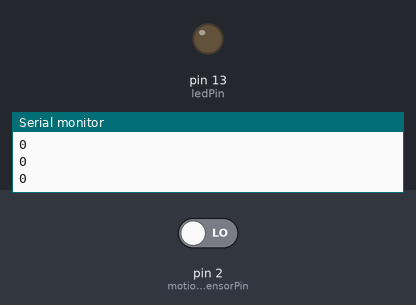
The sketch below on a simulated Arduino Uno, built with avr-gcc and run on an emulated ATmega328P. On the bench: output pins drawn as LEDs (lit = HIGH), the last lines printed to the serial monitor. The inputs (shaded band) are chosen by the test bench; at power-on: pin 2 (motionSensorPin) LOW.

Above: at 1.2 s.
1.3 s: pin 2 (motionSensorPin) driven HIGH
At 2.5 s:
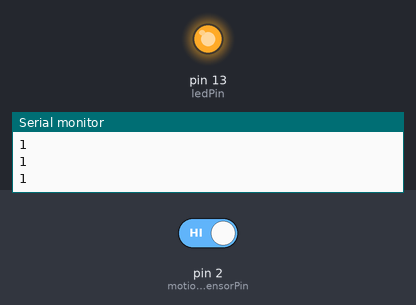
2.8 s: pin 2 (motionSensorPin) driven LOW
At 3.8 s:
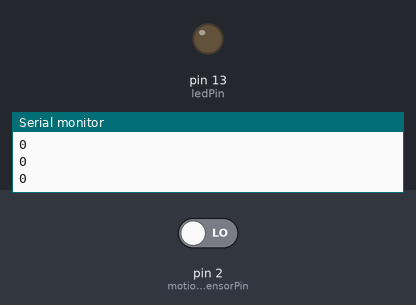
Timing chart, 0 to 5.8 s (numbered marks = the images above; inputs shaded):
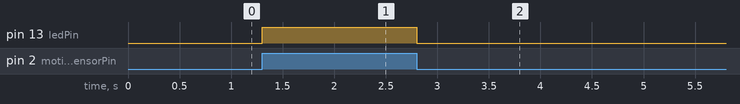

The sketch:

Task1.1P.ino
```cpp
// Define sensor and LED pins
const int motionSensorPin = 2;
const int ledPin = 13;

void setup() {
  // Initialize serial communication
  Serial.begin(9600);

  // Set up sensor and LED pins
  pinMode(motionSensorPin, INPUT);
  pinMode(ledPin, OUTPUT);
}

void loop() {
  // Read motion sensor input
  int sensorValue = digitalRead(motionSensorPin);

  // Print sensor value to Serial Monitor
  Serial.println(sensorValue);

  // Update LED based on sensor input
  if (sensorValue == HIGH) {
    digitalWrite(ledPin, HIGH);
  } else {
    digitalWrite(ledPin, LOW);
  }

  // Small delay for stability
  delay(100);
}
```

Measured:
- after the input at 1.3 s, pin 13 (ledPin): LOW → HIGH at once
- after the input at 2.8 s, pin 13 (ledPin): HIGH → LOW at once
